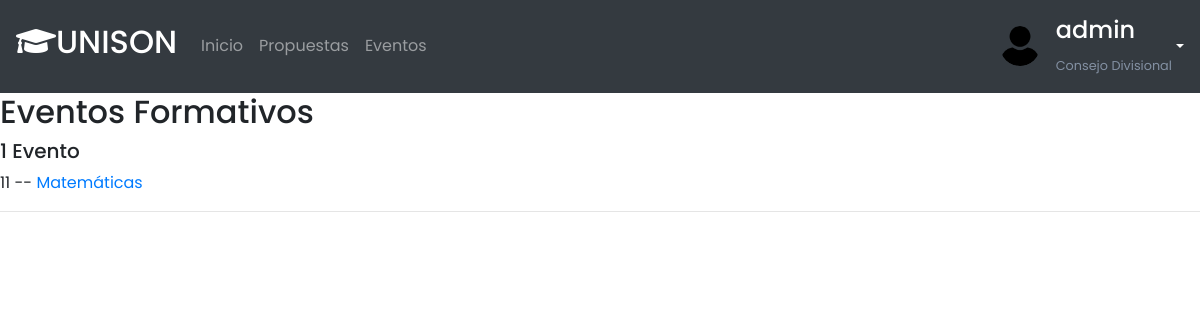
The app's page /Eventos (signed in) with its own data.
### eventos/models.py (models this page shows, shortened)
class Usuario(AbstractUser):
    class Roles(models.TextChoices):
        PARTICIPANTE =  "PARTICIPANTE","Participante"
        INSTRUCTOR =  "INSTRUCTOR","Instructor"
        RESPONSABLE =  "RESPONSABLE","Responsable"
    rol = models.CharField(max_length=50,choices=Roles.choices,default=Roles.PARTICIPANTE)
    imagen = models.ImageField(default="male_avatar.svg",null=True)

class Evento(models.Model):
    nombre = models.CharField(max_length=200)
    TIPO_EVENTOS = (
            ('Diplomado','Diplomado'),
            ('Curso','Curso'),
            ('Taller','Taller'),
            ('Programa Especial','Programa Especial')
        )
    TipoEventos =  models.CharField(max_length=30,null=True,choices=TIPO_EVENTOS)
    TIPO_MODALIDAD = (
            ('En Linea', 'En Linea'),
            ('Presencial','Presencial'),
            ('Mixta','Mixta')
        )
    modalidad = models.CharField(max_length=30,null=True,choices=TIPO_MODALIDAD)
    objetivos = models.TextField(null=True)
    experiencias = models.TextField(null=True)
    contenido = models.TextField(null=True)
    recursos_y_materiales = models.TextField(null=True,blank=True)
    Estrategias_de_Evaluacion = models.TextField(null=True)
    Duracion_en_horas = models.PositiveIntegerField(default=1,validators=[MinValueValidator(10), MaxValueValidator(400)])
    Fecha_de_Inicio = models.DateField()
    Fecha_de_Fin = models.DateField()
    Referencias_y_bibliografia = models.TextField(null=True,blank=True)
    Utilidad_y_Oportunidad_del_programa = models.TextField(null=True)
    Cupo_Maximo = models.PositiveIntegerField(default=1,validators=[MinValueValidator(1), MaxValueValidator(200)])
    Requisistos_de_Acreditacion = models.TextField(null=True)
    Experiencia_y_pericia_de_Instructores = models.TextField(null=True)
    Dirigido_a = models.TextField(null=True)
    Requisitos_de_Participacion = models.TextField(null=True)
    Curriculum_de_los_Instructores = models.TextField(null=True)
    Capacidad_de_autofinanciamiento = models.TextField(null=True,blank=True)
    updated = models.DateTimeField(auto_now=True)
    created = models.DateTimeField(auto_now_add=True)
    responsable = models.ForeignKey(Responsable, null=True, on_delete= models.SET_NULL,default=Responsable)
    ESTATUS = (
            ('Aceptado','Aceptado'),
            ('Pendiente','Pendiente'),
            ('Rechazado','Rechazado')
        )
    estatus = models.CharField(max_length=20,default=ESTATUS[1], choices=ESTATUS)
    class Meta:
        ordering = ['created']

### eventos/views.py (the view)
# urls.py: path('Eventos', views.AllEventos, name="AllEventos"),
@login_required(login_url='login')
def AllEventos(request):
        Propuestas = Evento.objects.filter(estatus = 'Aceptado')
        propuesta_count = Propuestas.count()
        context = {'Propuestas':Propuestas, 'propuesta_count':propuesta_count}
        return render(request,'Eventos.html', context)

### eventos/templates/Eventos.html
{% extends 'main.html' %}
{% block content %}
<h2>Eventos Formativos</h2>
<h5>{{propuesta_count}} {% if propuesta_count < 2 %} Evento {% else %} Eventos {% endif %}</h5>
{% for propuesta in Propuestas %}
<div>
    {{propuesta.id}} -- <a href="{% url 'Propuesta' propuesta.id %}">{{propuesta.nombre}}</a>
    <hr>
</div>
{% endfor %}
{% endblock %}

### eventos/templates/navbar.html (shortened to what this page needs)
<nav class="navbar navbar-expand-lg navbar-dark bg-dark p-3">
    <a class="navbar-brand" href="{% url 'inicio' %}"><h2><i class="fas fa-graduation-cap"></i>UNISON</h2></a>
    <div class="navbar-collapse collapse w-100 order-1 order-md-0 dual-collapse2">
         {% if request.user.is_superuser %}
        <ul class="navbar-nav mr-auto">
            <li class="nav-item">
                <a class="nav-link" href="{% url 'inicio' %}">Inicio</a>
            </li>
            <li class="nav-item">
                <a class="nav-link" href="{% url 'AllPropuestas' %}">Propuestas</a>
            </li>
            <li class="nav-item">
                <a class="nav-link" href="{% url 'AllEventos' %}">Eventos</a>
            </li>
        </ul>
        {% endif %}
    </div>
    <div class="navbar-collapse collapse w-100 order-3 dual-collapse2">
        <ul class="navbar-nav ml-auto">
            <div class="dropdown">
                <a class="dropdown-toggle user-wrapper text-white" href="#" role="button" id="dropdownMenuLink" data-toggle="dropdown" aria-haspopup="true" aria-expanded="false">
                    <div><img src="{{request.user.imagen.url}}" style="width: 40px; height: 40px;" alt=""></div>
                    <div><h4 class="text-white">{{request.user.username}}</h4>
                    <small>
                         {%if request.user.is_superuser %}
                                Consejo Divisional
                         {% else %}
                                {{request.user.rol}}
                         {% endif %}
                    </small></div>
                  </a>
              </div>
        </ul>
    </div>
</nav>

### static/css/style.css (style rules this page uses)
:root { --main-color: #18449c; --color-dark: #1D2231; --text-grey: #8390A2; }
* { margin: 0; padding: 0; box-sizing: border-box; font-family: "Poppins", sans-serif; }
.user-wrapper { display: flex; align-items: center; }
.user-wrapper img { border-radius: 50%; margin-right: 1rem; }
.user-wrapper small { display: inline-block; color:var(--text-grey); }

### records on screen
Usuario: user.imagen (placeholder picture), user.username "admin"
Evento: id "11", nombre "Matemáticas"

### other values on screen
{{ propuesta_count }} "1"
